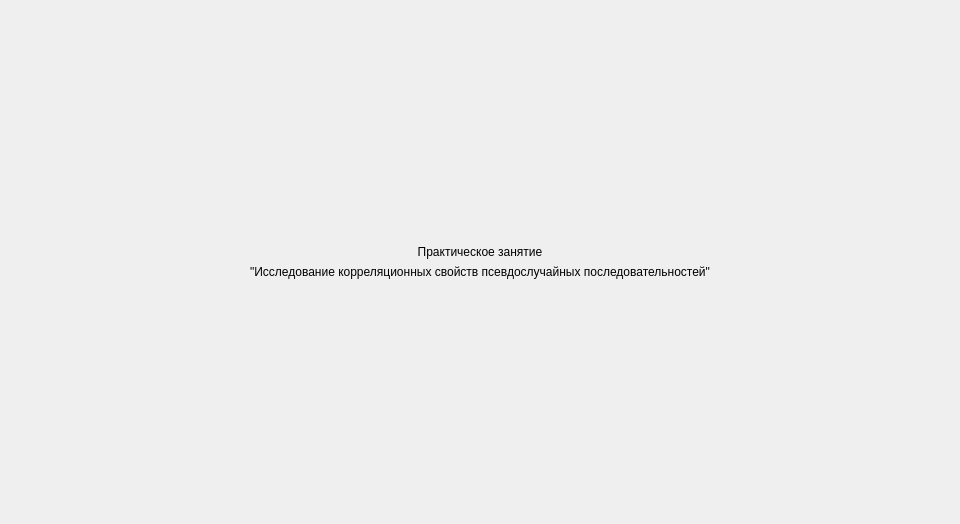
<?xml version="1.0" encoding="UTF-8"?>
<ui version="4.0">
 <class>ScreenWelcome</class>
 <widget class="QFrame" name="ScreenWelcome">
  <property name="geometry">
   <rect>
    <x>0</x>
    <y>0</y>
    <width>960</width>
    <height>524</height>
   </rect>
  </property>
  <property name="windowTitle">
   <string>Frame</string>
  </property>
  <layout class="QGridLayout" name="gridLayout">
   <property name="leftMargin">
    <number>0</number>
   </property>
   <property name="topMargin">
    <number>0</number>
   </property>
   <property name="rightMargin">
    <number>0</number>
   </property>
   <property name="bottomMargin">
    <number>0</number>
   </property>
   <item row="0" column="0">
    <layout class="QVBoxLayout" name="verticalLayout">
     <item>
      <spacer name="verticalSpacer_2">
       <property name="orientation">
        <enum>Qt::Vertical</enum>
       </property>
       <property name="sizeType">
        <enum>QSizePolicy::Expanding</enum>
       </property>
       <property name="sizeHint" stdset="0">
        <size>
         <width>0</width>
         <height>0</height>
        </size>
       </property>
      </spacer>
     </item>
     <item>
      <widget class="QLabel" name="header">
       <property name="sizePolicy">
        <sizepolicy hsizetype="Minimum" vsizetype="Maximum">
         <horstretch>0</horstretch>
         <verstretch>0</verstretch>
        </sizepolicy>
       </property>
       <property name="styleSheet">
        <string notr="true">font: 75 20pt &quot;MS Shell Dlg 2&quot;;</string>
       </property>
       <property name="text">
        <string>Практическое занятие</string>
       </property>
       <property name="alignment">
        <set>Qt::AlignCenter</set>
       </property>
       <property name="wordWrap">
        <bool>true</bool>
       </property>
      </widget>
     </item>
     <item>
      <widget class="QLabel" name="label_2">
       <property name="sizePolicy">
        <sizepolicy hsizetype="Minimum" vsizetype="Maximum">
         <horstretch>0</horstretch>
         <verstretch>0</verstretch>
        </sizepolicy>
       </property>
       <property name="styleSheet">
        <string notr="true">font: 75 18pt &quot;MS Shell Dlg 2&quot;;</string>
       </property>
       <property name="text">
        <string>&quot;Исследование корреляционных свойств псевдослучайных последовательностей&quot;</string>
       </property>
       <property name="alignment">
        <set>Qt::AlignCenter</set>
       </property>
       <property name="wordWrap">
        <bool>true</bool>
       </property>
      </widget>
     </item>
     <item>
      <spacer name="verticalSpacer">
       <property name="orientation">
        <enum>Qt::Vertical</enum>
       </property>
       <property name="sizeType">
        <enum>QSizePolicy::Expanding</enum>
       </property>
       <property name="sizeHint" stdset="0">
        <size>
         <width>0</width>
         <height>0</height>
        </size>
       </property>
      </spacer>
     </item>
    </layout>
   </item>
  </layout>
 </widget>
 <resources/>
 <connections/>
</ui>
